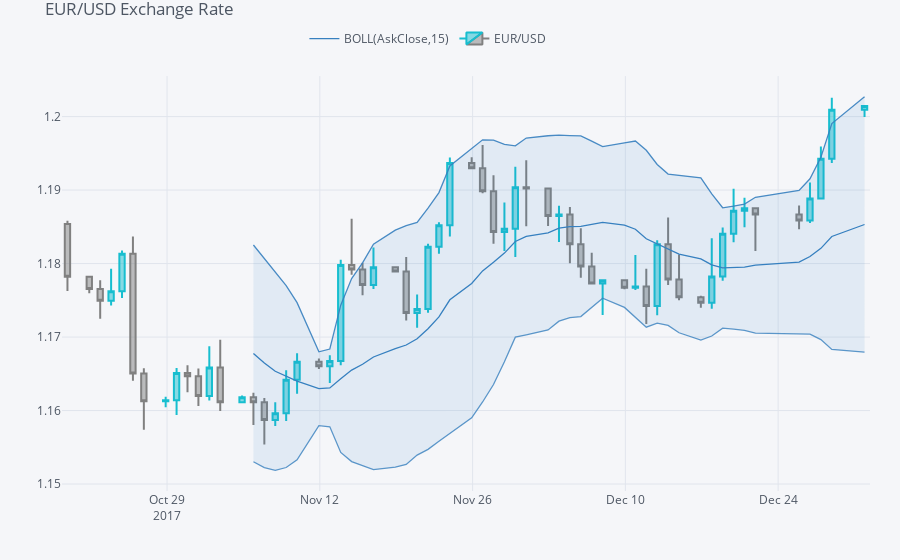

The cell this chart's notebook holds for it:
### Code cell
plyo.iplot(qf.iplot(asFigure=True),image='png',filename='qf_02')
